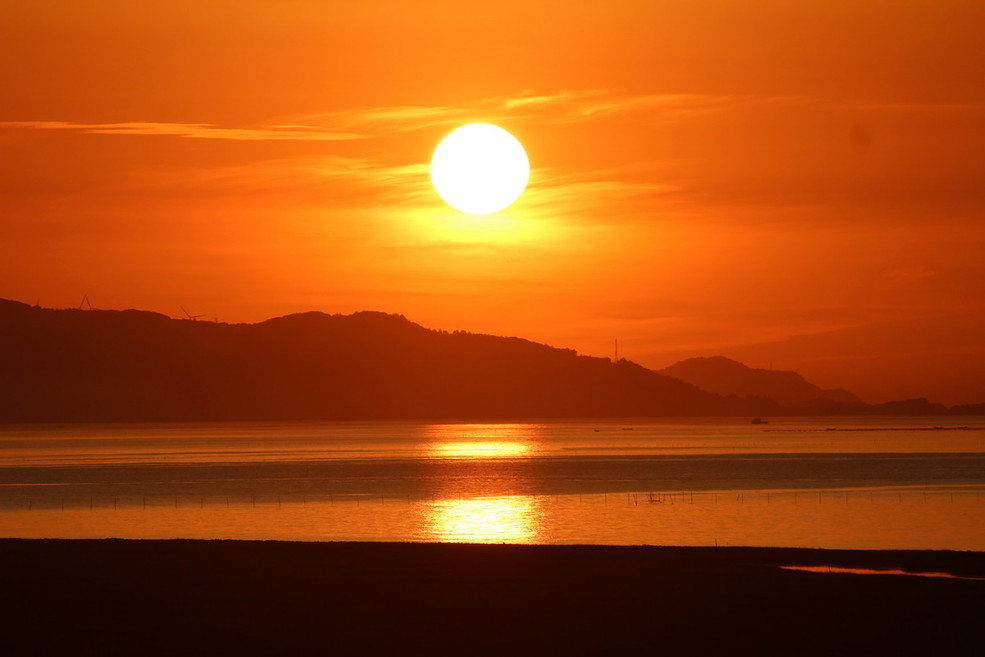
#> input picture 2022/testt.jpg, 985 x 657 px; the run also reads 1 picture not shown here
$ python AI-3-2.py
#> lines starting #> are read from the running program, lines starting #| are printed output that depends on the picture; long printed decimals are rounded
import cv2
import numpy as np
import scipy
import scipy.spatial
import imageio.v2 as imageio
from imageio import imread
import pickle as pk
import random
import os
import matplotlib.pyplot as plt
# 特征提取
def extract_features(image_path, vector_size=32):
#> called with image_path = './imagess/0.png', vector_size = 32
    image = imageio.imread(image_path)
    try:
        # 可选的特征检测算法有 BRISK,AKAZE,KAZE 以及 ORB
        # 关键点检测
        alg = cv2.BRISK_create()
        # alg = cv2.AKAZE_create()
        # alg = cv2.KAZE_create()
        # alg = cv2.ORB_create()
        kps = alg.detect(image)
#> kps = ()
        # 选取前 vector_size=32 个特征点
        # 特征点的个数取决于图像的大小以及颜色分布
        # 按照关键点响应值对特征点进行排序
        kps = sorted(kps, key=lambda x: -x.response)[:vector_size]
#> kps = []
        # 计算特征点上对应的特征向量
        kps, dsc = alg.compute(image, kps)
#> kps = ()
        # 将所有的特征向量组成一个大的特征值
        #
        dscc=np.array(dsc,'f')
#> dscc = nan
        #
        dsc = dscc.flatten()
#> dsc = [nan]
        # 预定义一个维度为 64*vector_size 的特征向量
        needed_size = (vector_size * 64)
        if dsc.size < needed_size:
            # 如果计算得到的特征向量小于预定义的大小，则在向量末尾补零
            dsc = np.concatenate([dsc, np.zeros(needed_size - dsc.size)])
    except cv2.error as e:
        print ('Error: ', e)
        return None
    return dsc
#数据存储
def batch_extractor(images_path, pickled_db_path="./features.pck"):
    files = [os.path.join(images_path, p) for p in sorted(os.listdir(images_path))]
    result = {}
    for f in files:
        print ('Extracting features from image %s' % f)
        name = f.split('/')[-1].lower()
        result[name] = extract_features(f)
#> pass 2 of the loop in batch_extractor, `for f in files:`:
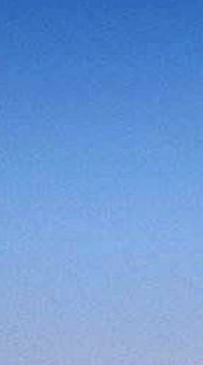
#> input picture 2022/imagess/1.png, 203 x 365 px
#> in extract_features, image is the input picture: shape (365, 203, 3); mean R, G, B 108.4, 152.6, 214.2
#> in extract_features (call 2), `kps = sorted(kps, key=lambda x: -x.response)[:vector_size]`: kps = []
#> in extract_features (call 2), `kps, dsc = alg.compute(image, kps)`: kps = ()
    # 将所有特征保存在 pickle 文件里
    with open(pickled_db_path, 'wb+') as fp:
        pk.dump(result, fp)
#图像特征匹配
class Matcher(object):
    def __init__(self, pickled_db_path="./features.pck"):
#> called with pickled_db_path = './features.pck'
        with open(pickled_db_path,'rb+') as fp:
            self.data = pk.load(fp)
        self.names = []
        self.matrix = []
        for k, v in self.data.items():
            self.names.append(k)
            self.matrix.append(v)
#> in show_img, img is the input picture: shape (657, 985, 3); mean R, G, B 163.7, 73.2, 14.9
        self.matrix = np.array(self.matrix)
        self.names = np.array(self.names)

    def cdist(self, vector):
        # 计算图像之间的余弦距离
        v = vector.reshape(1, -1)
        return scipy.spatial.distance.cdist(self.matrix, v, 'cosine').reshape(-1)
        # 可选距离
        # chebyshev：切比雪夫距离
        # cityblock 街区距离
        # cosine：余弦夹角
        # mahalanobis：马氏距离
        # minkowski：闵可夫斯基距离
        # euclidean：欧式距离
        # hamming：汉明距离

    def match(self, image_path, topn=5):
#> called with image_path = './testt.jpg', topn = 3
        features = extract_features(image_path)
#> in extract_features (call 5), `kps = alg.detect(image)`: kps = 138 keypoints; strongest (x, y, size): (503, 543, 11.9), (520, 446, 72), (445, 448, 72), (526, 533, 72)
#> in extract_features (call 5), `kps = sorted(kps, key=lambda x: -x.response)[:vector_size]`: kps = 32 keypoints; strongest (x, y, size): (503, 543, 11.9), (520, 446, 72), (445, 448, 72), (526, 533, 72)
#> in extract_features (call 5), `dscc=np.array(dsc,'f')`:
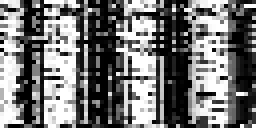
#> dscc: shape (32, 64) float32 (shown 4 times larger); min 0, max 255, mean 117.8
#> in extract_features (call 5), `dsc = dscc.flatten()`: dsc = 2048 values, max 255 at index 1, min 0 at index 6, mean 117.8
#> features has the same summary as dsc in extract_features
        img_distances = self.cdist(features)
#> img_distances = [nan, nan, nan, 0.721]
        # 找到排名前 5 的匹配结果
        nearest_ids = np.argsort(img_distances)[:topn].tolist()
#> nearest_ids = [3, 0, 1]
        nearest_img_paths = self.names[nearest_ids].tolist()
#> nearest_img_paths = ['100.png', '0.png', '1.png']
        return nearest_img_paths, img_distances[nearest_ids].tolist()

def show_img(path):
    img = imageio.imread(path)
    plt.imshow(img)
    plt.show()

def run():
    #图片数据库的位置
    images_path = './imagess/'
    files = [os. path.join(images_path, p) for p in sorted(os.listdir(images_path))]
    # 打乱数据库中的图像顺序，随机获取一张图
    sample = random.sample(files, 3)
    batch_extractor(images_path)
    ma = Matcher('./features.pck')
    # 查询图像名称
    s = './testt.jpg'
    # s = './images/test-1.jpg'
    print ('Query image ==========================================')
    show_img(s)
    names, match = ma.match(s, topn=3)
#> names = ['100.png', '0.png', '1.png']; match = [0.721, nan, nan]
    print ('Result images ========================================')
    for i in range(3):
        # 计算 cosine 距离，将相似性定义为 1-cosine 距离，当两个图像越近，相似值越高
        print ('Match %s' % (1-match[i]))
#| Match 0.279
        show_img(os.path.join(images_path, names[i]))
#> call 2 of show_img, with path = './imagess/100.png'
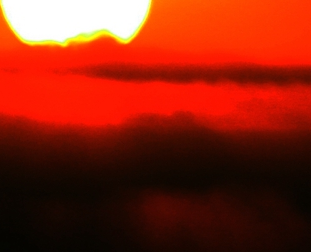
#> input picture 2022/imagess/100.png, 311 x 252 px
#> in show_img, img is the input picture: shape (252, 311, 3); mean R, G, B 137.6, 37.5, 17.7
#> pass 2 of the loop in run, `for i in range(3):`:
#| Match nan
#> in show_img (call 3), `plt.show()`:
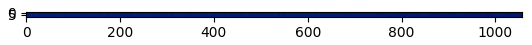
#> figure drawn by matplotlib, 1 panel

run()
